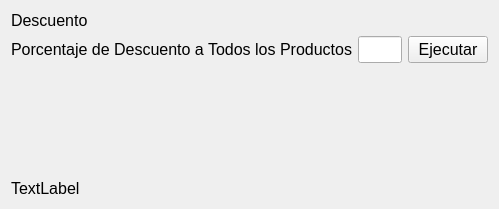
<?xml version="1.0" encoding="UTF-8"?>
<ui version="4.0">
 <class>ui_precios</class>
 <widget class="QWidget" name="ui_precios">
  <property name="geometry">
   <rect>
    <x>0</x>
    <y>0</y>
    <width>499</width>
    <height>209</height>
   </rect>
  </property>
  <property name="windowTitle">
   <string>Form</string>
  </property>
  <layout class="QGridLayout" name="gridLayout_2">
   <item row="0" column="0">
    <layout class="QGridLayout" name="gridLayout">
     <item row="0" column="0" colspan="2">
      <widget class="QLabel" name="label_2">
       <property name="font">
        <font>
         <pointsize>12</pointsize>
        </font>
       </property>
       <property name="text">
        <string>Descuento</string>
       </property>
      </widget>
     </item>
     <item row="1" column="0">
      <widget class="QLabel" name="label">
       <property name="font">
        <font>
         <pointsize>12</pointsize>
        </font>
       </property>
       <property name="text">
        <string>Porcentaje de Descuento a Todos los Productos</string>
       </property>
      </widget>
     </item>
     <item row="1" column="1">
      <widget class="QLineEdit" name="lineEdit_porcentaje_general">
       <property name="font">
        <font>
         <pointsize>12</pointsize>
        </font>
       </property>
      </widget>
     </item>
     <item row="1" column="2">
      <widget class="QPushButton" name="pushButton_descuentoGeneral">
       <property name="font">
        <font>
         <pointsize>12</pointsize>
        </font>
       </property>
       <property name="text">
        <string>Ejecutar</string>
       </property>
      </widget>
     </item>
    </layout>
   </item>
   <item row="2" column="0">
    <widget class="QLabel" name="label_mensaje">
     <property name="maximumSize">
      <size>
       <width>16777215</width>
       <height>20</height>
      </size>
     </property>
     <property name="font">
      <font>
       <pointsize>12</pointsize>
      </font>
     </property>
     <property name="text">
      <string>TextLabel</string>
     </property>
    </widget>
   </item>
   <item row="1" column="0">
    <spacer name="verticalSpacer">
     <property name="orientation">
      <enum>Qt::Vertical</enum>
     </property>
     <property name="sizeHint" stdset="0">
      <size>
       <width>20</width>
       <height>40</height>
      </size>
     </property>
    </spacer>
   </item>
  </layout>
 </widget>
 <resources/>
 <connections/>
</ui>
